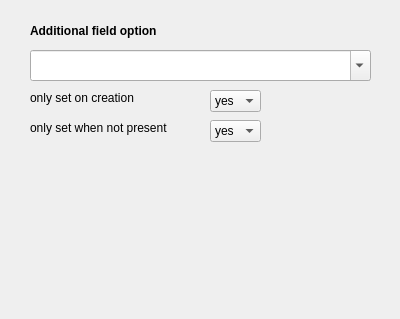
<?xml version="1.0" encoding="UTF-8"?>
<ui version="4.0">
 <class>AddOptionsForm</class>
 <widget class="QWidget" name="AddOptionsForm">
  <property name="geometry">
   <rect>
    <x>0</x>
    <y>0</y>
    <width>400</width>
    <height>319</height>
   </rect>
  </property>
  <property name="windowTitle">
   <string>Form</string>
  </property>
  <widget class="QLabel" name="label_10">
   <property name="geometry">
    <rect>
     <x>30</x>
     <y>120</y>
     <width>181</width>
     <height>16</height>
    </rect>
   </property>
   <property name="text">
    <string>only set when not present</string>
   </property>
  </widget>
  <widget class="QComboBox" name="comboBoxOnlyNotPresent">
   <property name="geometry">
    <rect>
     <x>210</x>
     <y>120</y>
     <width>51</width>
     <height>22</height>
    </rect>
   </property>
   <item>
    <property name="text">
     <string>yes</string>
    </property>
   </item>
   <item>
    <property name="text">
     <string>no</string>
    </property>
   </item>
  </widget>
  <widget class="QLabel" name="titleSettings_4">
   <property name="geometry">
    <rect>
     <x>30</x>
     <y>10</y>
     <width>321</width>
     <height>41</height>
    </rect>
   </property>
   <property name="styleSheet">
    <string notr="true">font-weight: bold;</string>
   </property>
   <property name="text">
    <string>Additional field option</string>
   </property>
   <property name="textFormat">
    <enum>Qt::PlainText</enum>
   </property>
  </widget>
  <widget class="QComboBox" name="comboBoxAddOpt">
   <property name="geometry">
    <rect>
     <x>30</x>
     <y>50</y>
     <width>341</width>
     <height>31</height>
    </rect>
   </property>
   <property name="editable">
    <bool>true</bool>
   </property>
  </widget>
  <widget class="QComboBox" name="comboBoxOnlyOnCreation">
   <property name="geometry">
    <rect>
     <x>210</x>
     <y>90</y>
     <width>51</width>
     <height>22</height>
    </rect>
   </property>
   <item>
    <property name="text">
     <string>yes</string>
    </property>
   </item>
   <item>
    <property name="text">
     <string>no</string>
    </property>
   </item>
  </widget>
  <widget class="QLabel" name="label_9">
   <property name="geometry">
    <rect>
     <x>30</x>
     <y>90</y>
     <width>121</width>
     <height>16</height>
    </rect>
   </property>
   <property name="text">
    <string>only set on creation</string>
   </property>
  </widget>
 </widget>
 <resources/>
 <connections/>
</ui>
